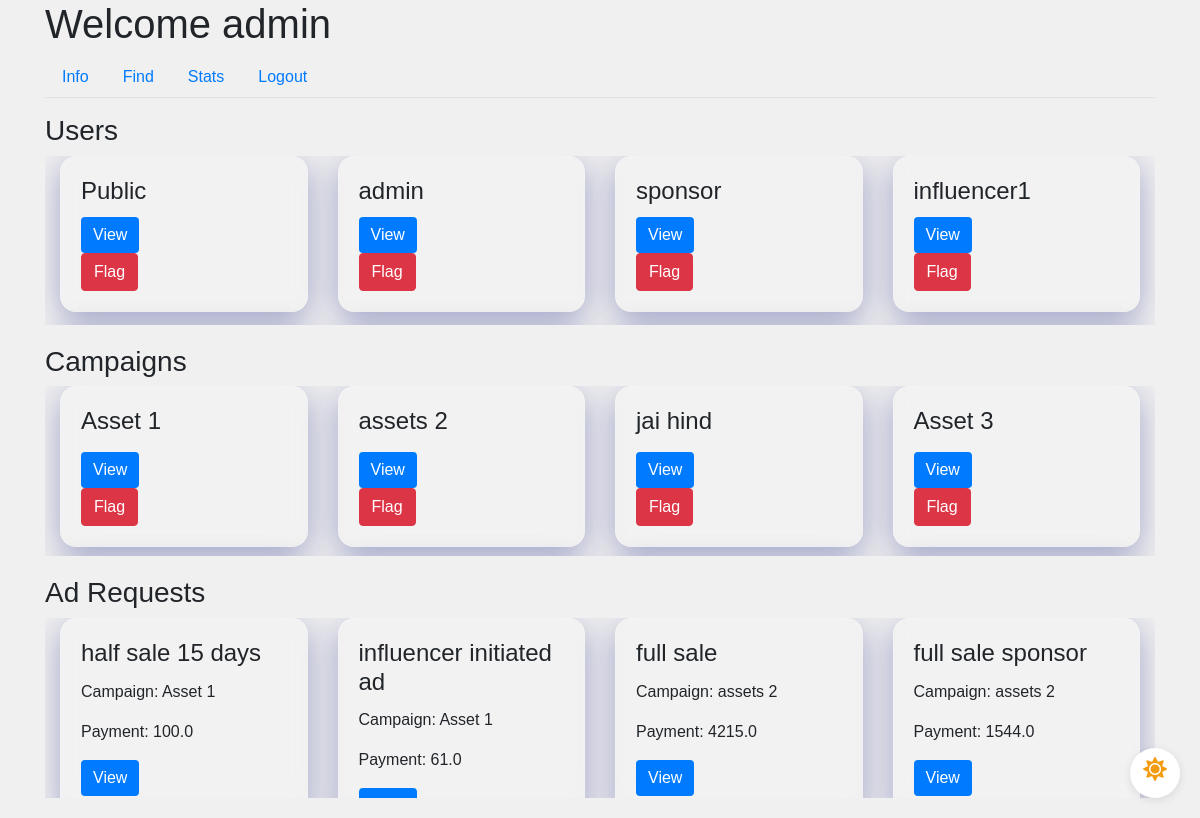
Before: /admin/info (signed in) with the older database file.
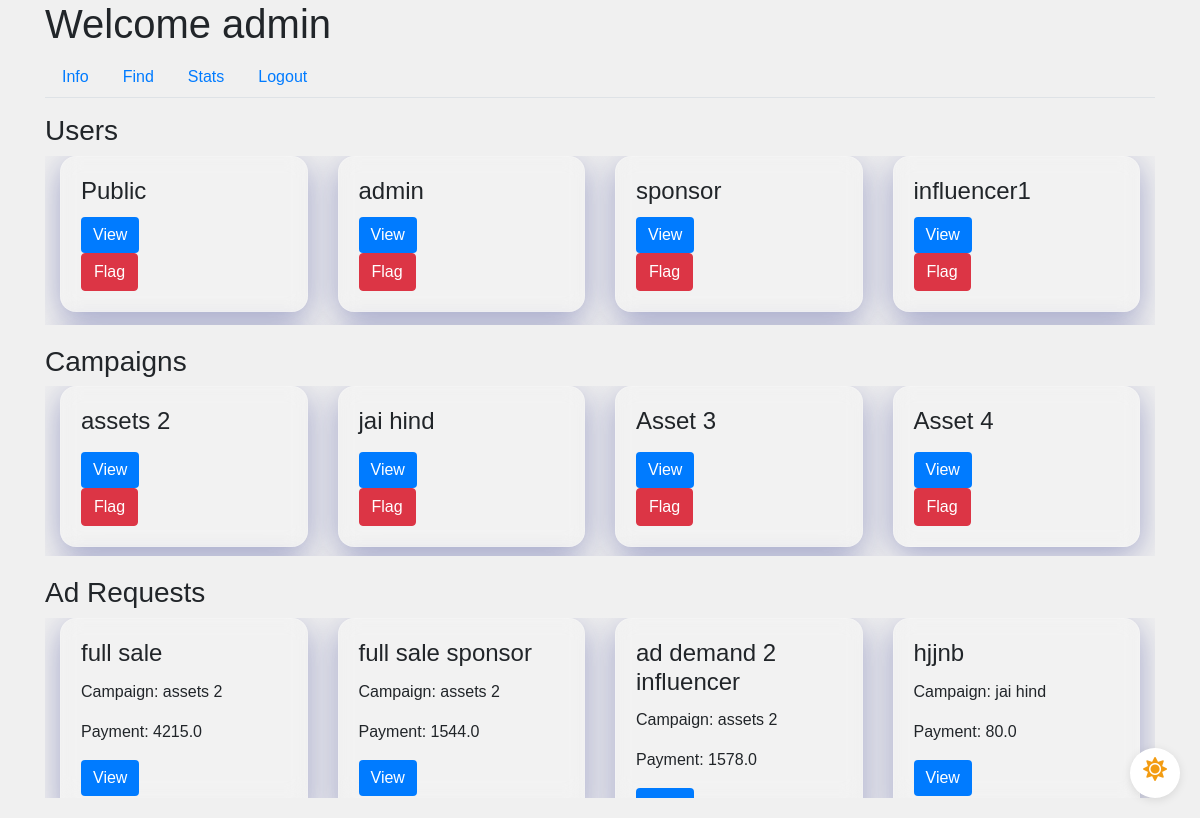
After: the same page with the newer database file.
### app/models.py (models this page shows, shortened)
class User(UserMixin, db.Model):
    id = db.Column(db.Integer, primary_key=True)
    username = db.Column(db.String(64), unique=True, nullable=False)
    email = db.Column(db.String(120), unique=True, nullable=False)
    password_hash = db.Column(db.String(128), nullable=False)
    role = db.Column(db.String(20), nullable=False)
    industry = db.Column(db.String(120))  # For Sponsors
    platforms = db.Column(db.Text)  # For Influencers
    category = db.Column(db.String(120))  # For Influencers
    niche = db.Column(db.String(120))  # For Influencers
    profile_pic = db.Column(db.String(20), nullable=False, default='download.png')
    flag = db.Column(db.Boolean, default=False, nullable=False)  # Add flag column

class Campaign(db.Model):
    id = db.Column(db.Integer, primary_key=True)
    name = db.Column(db.String(100), nullable=False)
    description = db.Column(db.Text, nullable=False)
    budget = db.Column(db.Float, nullable=False)
    visibility = db.Column(db.String(10), nullable=False)  # 'public', 'private'
    start_date = db.Column(db.Date, nullable=False)
    end_date = db.Column(db.Date, nullable=False)
    user_id = db.Column(db.Integer, db.ForeignKey('user.id'), nullable=False)
    ad_requests = db.relationship('AdRequest', backref='campaign', lazy=True)
    flag = db.Column(db.Boolean, default=False, nullable=False)  # Add flag column

class AdRequest(db.Model):
    id = db.Column(db.Integer, primary_key=True)
    campaign_id = db.Column(db.Integer, db.ForeignKey('campaign.id'), nullable=False)
    influencer_id = db.Column(db.Integer, db.ForeignKey('user.id'), nullable=False)
    requirements = db.Column(db.Text, nullable=False)
    payment_amount = db.Column(db.Float, nullable=False)
    status_influencer = db.Column(db.String(10), nullable=False)
    status_sponsor = db.Column(db.String(10), nullable=False)

### app/routes.py (the view)
@main.route('/admin/info')
@login_required
def admin_info():
    if current_user.role == 'admin':
        users = User.query.all()
        campaigns = Campaign.query.all()
        ad_requests = AdRequest.query.all()
        return render_template('admin_info.html', users=users, campaigns=campaigns, ad_requests=ad_requests)
    return redirect(url_for('main.dashboard'))

### app/models.py (called while the page is built)
@login_manager.user_loader
def load_user(user_id):
    return User.query.get(int(user_id))

### app/templates/admin_info.html (shortened to what this page needs)
{% extends "admin_dashboard.html" %}
{% block tab_content %}
<h3>Users</h3>
<div class="scrollable-container scrollable-container-custom-height-adm-1">
    <div class="row-container">
        {% for user in users %}
        <div class="col-md-3">
            <div class="request-box card animated glassmorphism">
                <div class="card-body">
                    <h4 class="card-title">{{ user.username }}</h4>
                    {% if user.role == 'influencer' %}
                        <button class="btn btn-primary" data-toggle="modal" data-target="#influencerModal" data-id="{{ user.id }}">View</button>
                    {% elif user.role == 'admin' %}
                        <button class="btn btn-primary" data-toggle="modal" data-target="#adminModal" data-id="{{ user.id }}">View</button>
                    {% elif user.role == 'sponsor' %}
                        <button class="btn btn-primary" data-toggle="modal" data-target="#sponsorModal" data-id="{{ user.id }}">View</button>
                    {% else %}
                        <p>Sorry, user type mismatch</p>
                    {% endif %}
                    {% if user.flag == 0 %}
                        <form method="POST" action="{{ url_for('main.flag_user', id=user.id) }}">
                            <button type="submit" class="btn btn-danger">Flag</button>
                        </form>
                    {% endif %}
                </div>
            </div>
        </div>
        {% endfor %}
    </div>
</div>
<div class="admin-profile-padding"></div>
<h3>Campaigns</h3>
<div class="scrollable-container scrollable-container-custom-height-adm-2">
    <div class="row-container">
        {% for campaign in campaigns %}
        <div class="col-md-3">
            <div class="request-box card glassmorphism animated">
                <div class="card-body">
                    <h4 class="card-title">{{ campaign.name }}</h4>
                    <button class="btn btn-primary" data-toggle="modal" data-target="#campaignModal" data-id="{{ campaign.id }}">View</button>
                    {% if campaign.flag == 0 %}
                        <form method="POST" action="{{ url_for('main.flag_campaign', id=campaign.id) }}">
                            <button type="submit" class="btn btn-danger">Flag</button>
                        </form>
                    {% endif %}
                </div>
            </div>
        </div>
        {% endfor %}
    </div>
</div>
<div class="admin-profile-padding"></div>
<h3>Ad Requests</h3>
<div class="scrollable-container scrollable-container-custom-height-adm-3">
    <div class="row-container">
        {% for request in ad_requests %}
        <div class="col-md-3">
            <div class="request-box card glassmorphism animated">
                <div class="card-body">
                    <h4 class="card-title">{{ request.requirements }}</h4>
                    <p class="card-text">Campaign: {{ request.campaign.name }}</p>
                    <p class="card-text">Payment: {{ request.payment_amount }}</p>
                    <button class="btn btn-primary" data-toggle="modal" data-target="#adRequestModal" data-id="{{ request.id }}">View</button>
                </div>
            </div>
        </div>
        {% endfor %}
    </div>
</div>
<div class="admin-profile-padding"></div>
{% endblock %}

### app/templates/admin_dashboard.html (shortened to what this page needs)
{% extends "base.html" %}
{% block content %}
<div class="dark-mode-toggle">
    <label for="darkSwitch" class="toggle-label">
        <i class="fas fa-sun light-mode-icon"></i>
    </label>
</div>
<h1>Welcome {{ current_user.username }}</h1>
<ul class="nav nav-tabs">
    <li class="nav-item">
        <a class="nav-link" href="{{ url_for('main.admin_info') }}">Info</a>
    </li>
    <li class="nav-item">
        <a class="nav-link" href="{{ url_for('main.admin_find') }}">Find</a>
    </li>
    <li class="nav-item">
        <a class="nav-link" href="{{ url_for('main.admin_stats') }}">Stats</a>
    </li>
    <li class="nav-item">
        <a class="nav-link" href="{{ url_for('main.logout') }}">Logout</a>
    </li>
</ul>
<div class="tab-content mt-3">
    {% block tab_content %}{% endblock %}
</div>
{% endblock %}

Changed rows visible on the page:
removed Campaign: name "Asset 1"
removed AdRequest: requirements "half sale 15 days", campaign.name "Asset 1", payment_amount "100.0"
removed AdRequest: requirements "influencer initiated ad", campaign.name "Asset 1", payment_amount "61.0"
now on this page (row unchanged): Campaign: name "Asset 4"
now on this page (row unchanged): AdRequest: requirements "ad demand 2 influencer", campaign.name "assets 2", payment_amount "1578.0"
now on this page (row unchanged): AdRequest: requirements "hjjnb", campaign.name "jai hind", payment_amount "80.0"
